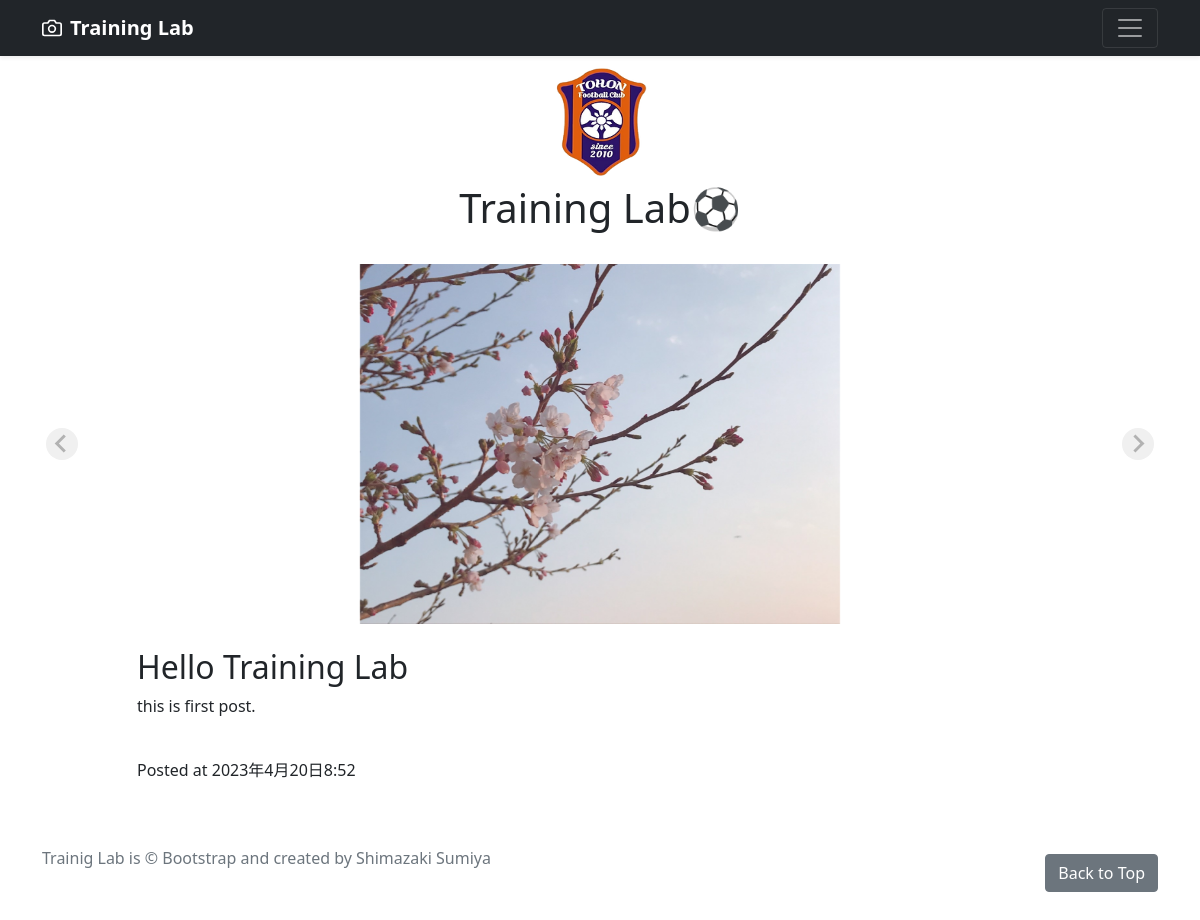
The page /photo-detail/4 (signed in) on the database its author committed.
### photo/models.py (models this page shows, shortened)
class PhotoPost(models.Model):
    user = models.ForeignKey(CustomUser, verbose_name='ユーザー', on_delete=models.CASCADE)
    category = models.ForeignKey(Category, verbose_name='カテゴリ', on_delete=models.PROTECT)
    title = models.CharField(verbose_name='タイトル', max_length=200)
    comment = models.TextField(verbose_name='コメント')
    image1 = models.ImageField(verbose_name='イメージ1', upload_to="photos")
    image2 = models.ImageField(verbose_name='イメージ2', upload_to="photos", blank=True, null=True)
    image3 = models.ImageField(verbose_name='イメージ3', upload_to="photos", blank=True, null=True)
    image4 = models.ImageField(verbose_name='イメージ4', upload_to="photos", blank=True, null=True)
    image5 = models.ImageField(verbose_name='イメージ5', upload_to="photos", blank=True, null=True)
    image6 = models.ImageField(verbose_name='イメージ6', upload_to="photos", blank=True, null=True)
    image7 = models.ImageField(verbose_name='イメージ7', upload_to="photos", blank=True, null=True)
    image8 = models.ImageField(verbose_name='イメージ8', upload_to="photos", blank=True, null=True)
    image9 = models.ImageField(verbose_name='イメージ9', upload_to="photos", blank=True, null=True)
    posted_at = models.DateTimeField(verbose_name='投稿日時', auto_now_add=True)

### photo/views.py (the view)
# urls.py: path('photo-detail/<int:pk>', views.DetailView.as_view(), name='photo_detail'),
class DetailView(DetailView):
    template_name = 'detail.html'
    model = PhotoPost

### photo/templates/detail.html (shortened to what this page needs)
{% extends 'base.html' %}
{% block contents %}
    <div class="container">
        <div class="row">
            <div class="splide" role="group">
                <div class="splide__track">
                    <div class="splide__list">
                        <div class="splide__slide"><img src="{{ object.image1.url }}"></div>
                    </div>
                </div>
            </div>
            <div class='col offset-1'>
                <br>
                <h2>{{ object.title }}</h2>
                <p>{{ object.comment | linebreaksbr }}</p>
                <br>
                <p>Posted at {{ object.posted_at }}</p>
            </div>
        </div>
    </div>
{% endblock %}

### photo/templates/base.html (style rules this page uses)
.splide__slide { text-align: center; }
.splide__slide img { height: 360px; width: auto; }

### rows shown on the page
PhotoPost: image1 (picture), title "Hello Training Lab", comment "this is first post.", posted_at "2023年4月20日8:52"
